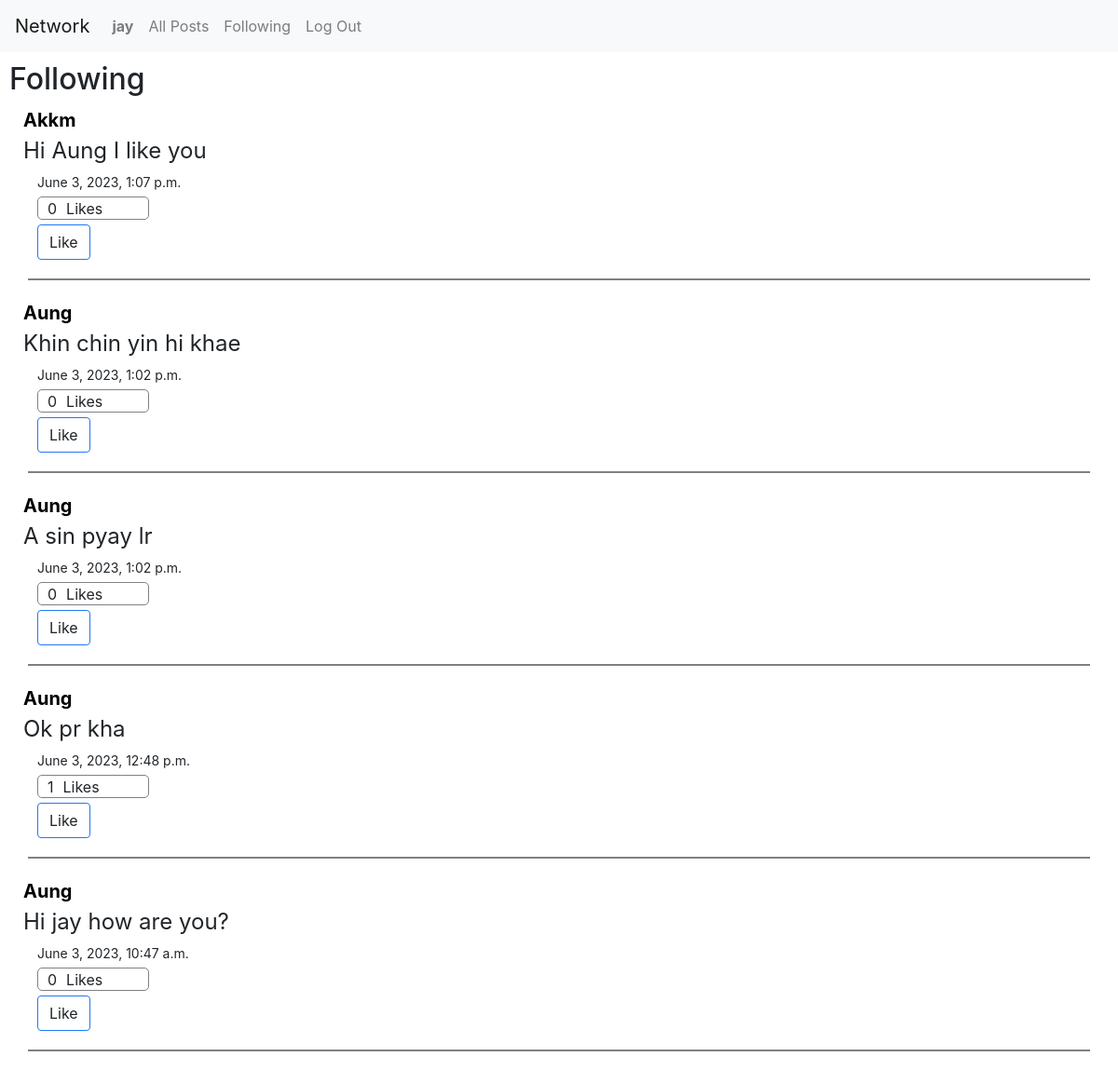
Page /following (signed in) on the committed database.
### network/models.py (models this page shows)
class User(AbstractUser):
    pass

class Post(models.Model):
    user = models.ForeignKey("User", on_delete=models.CASCADE, related_name="poster")
    likes = models.ManyToManyField("User", related_name="liked_posts")
    timestamp = models.DateTimeField(auto_now_add=True)
    content = models.TextField(blank=True, null=False)

### network/views.py (the view)
# urls.py: path("following", views.following, name="following"),
@login_required
def following(request):
    currentUser = User.objects.get(pk=request.user.id)
    myfollowing = Profile.objects.filter(follower=currentUser).values("following_id")
    allPosts = Post.objects.filter(user__in=myfollowing).order_by("-timestamp")
    paginator = Paginator(allPosts, 10)
    pageNum = request.GET.get("page")
    pages = paginator.get_page(pageNum)
    return render(request, "network/following.html", {"posts": pages})

### network/templates/network/following.html (shortened to what this page needs)
{% extends "network/layout.html" %}
{% load static %}
{% block body %}
    <h2 style="margin: 10px">Following</h2>
    <div>
        {% for post in posts %}
            <a style="font-size: 20px; font-weight: bold; color: black; text-decoration: none;" href="{% url 'profile' post.user.id %}"><p style="margin: 0 0 0 25px;"> {{ post.user }} </p></a>
            <div style="display: flex; flex-direction: column">
                <div style="margin: 0px 0 5px 25px; font-size: 24px; font-weight: medium" class="card-text content" id="content{{ post.id }}">{{ post.content }}</div>
                <p style="font-size: 14px; margin: 0px 0 5px 40px"> {{ post.timestamp }} </p>
            </div>
            <div style="border-radius: 5px; display: flex; margin: 0 0 5px 40px; width: 10%; padding-left: 10px; height: 25px; border: 1px solid gray;">
                <div style="margin-right: 10px;" id="likes{{ post.id }}">{{ post.likes.all.count }}</div>
                Likes
            </div>
            {% if user.is_authenticated %}
                <button data-postid="{{ post.id }}" class="btn post-btn like" style="margin-left: 40px; border: 1px solid rgb(32, 120, 244); display: inline-block;">
                    {% if user in post.likes.all %}
                        <script>
                            document.querySelectorAll('button[class]').forEach(btn => {
                                btn.style.background = 'rgb(32, 120, 244)';
                                btn.style.color = 'white';
                            });
                        </script>
                        Unlike
                    {% else %}
                        Like
                    {% endif %}
                </button>
            {% endif %}
            <hr style="border: 1px solid gray; margin: 20px 30px;" >
        {% empty %}
            <p>No posts available</p>
        {% endfor %}
    </div>
{% endblock %}

### network/templates/network/layout.html (shortened to what this page needs)
{% load static %}
<!DOCTYPE html>
<html lang="en">
    <head>
        <link rel="stylesheet" href="https://stackpath.bootstrapcdn.com/bootstrap/4.4.1/css/bootstrap.min.css">
        <link href="{% static 'network/styles.css' %}" rel="stylesheet">
    </head>
    <body>
        <nav class="navbar navbar-expand-lg navbar-light bg-light">
            <a class="navbar-brand" href="{% url 'index' %}">Network</a>
            <div>
              <ul class="navbar-nav mr-auto">
                {% if user.is_authenticated %}
                    <li class="nav-item">
                        <a class="nav-link" href="{% url 'profile' user.id %}"><strong>{{ user.username }}</strong></a>
                    </li>
                {% endif %}
                <li class="nav-item">
                  <a class="nav-link" href="{% url 'index' %}">All Posts</a>
                </li>
                {% if user.is_authenticated %}
                    <li class="nav-item">
                        <a class="nav-link" href="{% url 'following' %}">Following</a>
                    </li>
                    <li class="nav-item">
                        <a class="nav-link" href="{% url 'logout' %}">Log Out</a>
                    </li>
                {% endif %}
              </ul>
            </div>
          </nav>
        <div class="body">
            {% block body %}
            {% endblock %}
        </div>
    </body>
</html>

### rows in the picture
User: username "jay"
Post: user "Akkm", content "Hi Aung I like you", timestamp "June 3, 2023, 1:07 p.m.", likes.all.count "0", shows "Like"
Post: user "Aung", content "Khin chin yin hi khae", timestamp "June 3, 2023, 1:02 p.m.", likes.all.count "0", shows "Like"
Post: user "Aung", content "A sin pyay lr", timestamp "June 3, 2023, 1:02 p.m.", likes.all.count "0", shows "Like"
Post: user "Aung", content "Ok pr kha", timestamp "June 3, 2023, 12:48 p.m.", likes.all.count "1", shows "Like"
Post: user "Aung", content "Hi jay how are you?", timestamp "June 3, 2023, 10:47 a.m.", likes.all.count "0", shows "Like"
